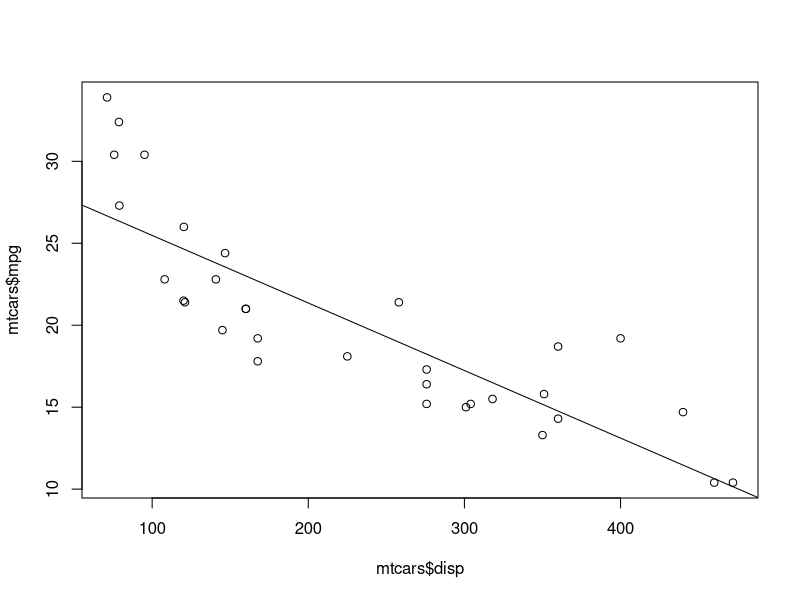
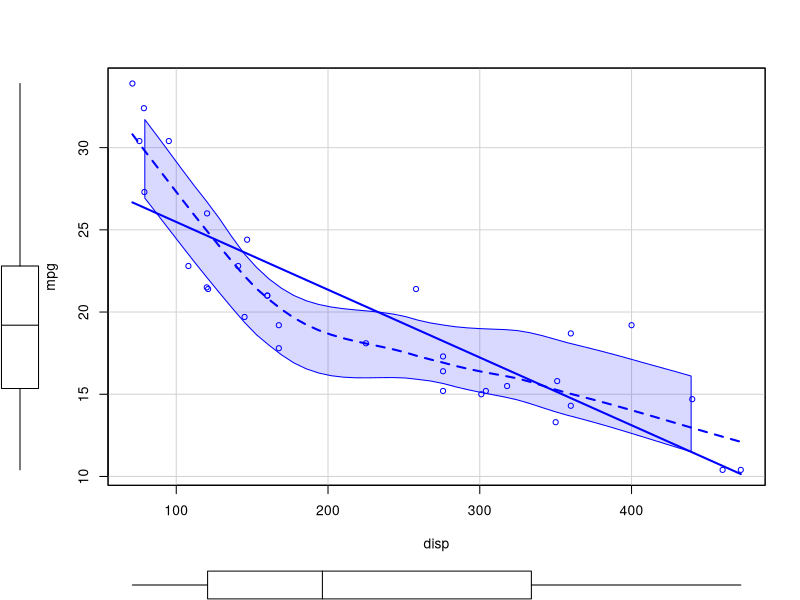
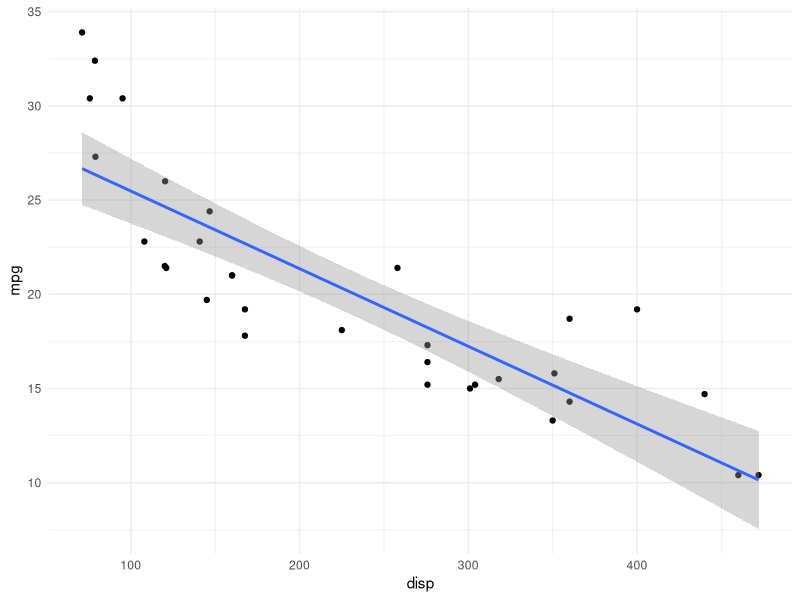

Reproduce these figures in R, in order.
x <- 1:10
y <- 1:10
plot(mtcars$disp, mtcars$mpg)
abline(lm(mpg ~ disp, data = mtcars))
install.packages(c("car", "ggplot2"))

car::scatterplot(mpg ~ disp, 
                 data = mtcars)
library(ggplot2)
ggplot(data = mtcars, 
       mapping = aes(x = disp, y = mpg)) +
  geom_point() +
  geom_smooth(method = "lm") + 
  theme_minimal()

install.packages('plotly')

#plotly::ggplotly(my_plot)

st_joe_land <- read.delim(file = "stJoeLand.csv", sep = ",")

install.packages(c("readr", "data.table"))

st_joe_land_readr <- readr::read_csv(file = "stJoeLand.csv")

st_joe_land_datatable <- data.table::fread(input = "stJoeLand.csv")
